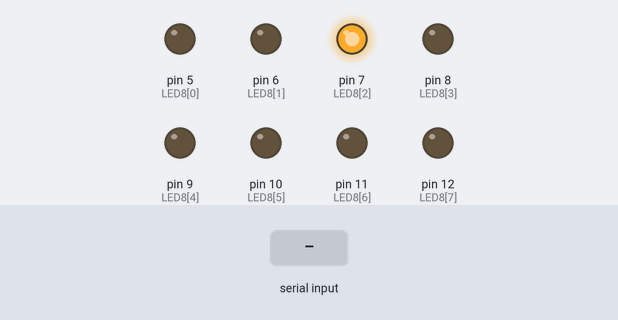
This sketch was run on a simulated Arduino Uno, built with avr-gcc and run on an emulated ATmega328P. Shown: output pins drawn as LEDs (lit = HIGH). The test bench sets the inputs (shaded band).

Above: at 1.2 s.
1.3 s: "1" received over Serial
At 3.4 s:
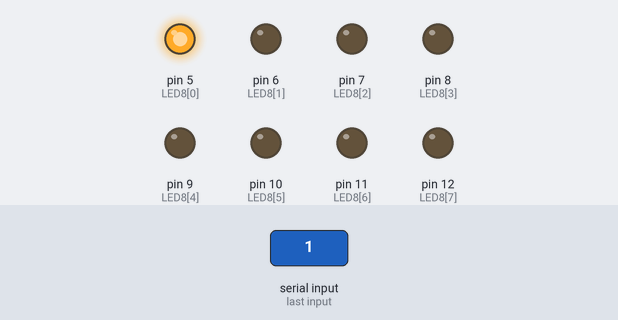
At 4.1 s:
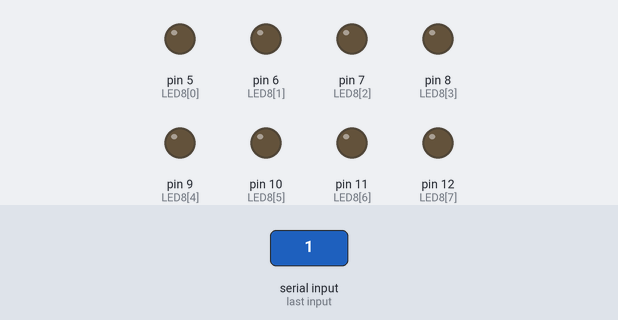
4.3 s: "0" received over Serial
At 6.4 s:
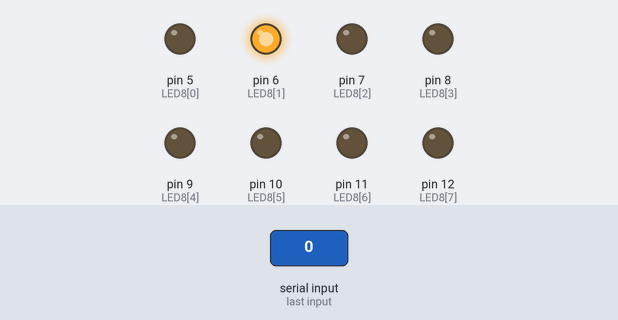
Timing chart, 0 to 19.3 s (numbered marks = the images above; inputs shaded):
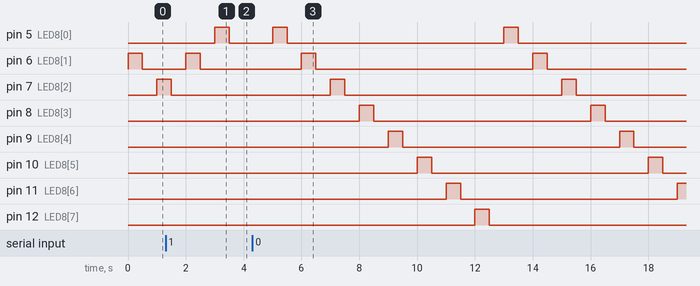

Measured:
- after the input at 1.3 s, pin 5 (LED8[0]): LOW → HIGH after 1.7 s, → LOW 0.50 s later; pin 6 (LED8[1]): LOW → HIGH after 0.70 s, → LOW 0.50 s later
- after the input at 4.3 s, pin 6 (LED8[1]): alternates HIGH for 0.50 s and LOW for 7.5 s, starting after 1.7 s; pin 7 (LED8[2]): alternates HIGH for 0.50 s and LOW for 7.5 s, starting after 2.7 s

The sketch:

SeriallinLED01.ino
```cpp
int LED8[] = {5,6,7,8,9,10,11,12,};
void setup() {

  for(int i = 0; i < 8; i++) {
    pinMode(LED8[i], OUTPUT);
    digitalWrite(LED8[i], LOW);
  }

  Serial.begin(9600);

}

int sw = 1;
int ledon = 0;

void loop() {

  if(Serial.available()) {

    char in = Serial.read();
    if(in == '0') sw = 1;
    if(in == '1') sw = -1;
  }

  ledon += sw;
  digitalWrite(LED8[ledon % 8], HIGH);
  delay(500);
  digitalWrite(LED8[ledon % 8], LOW);
  delay(500);
}
```
